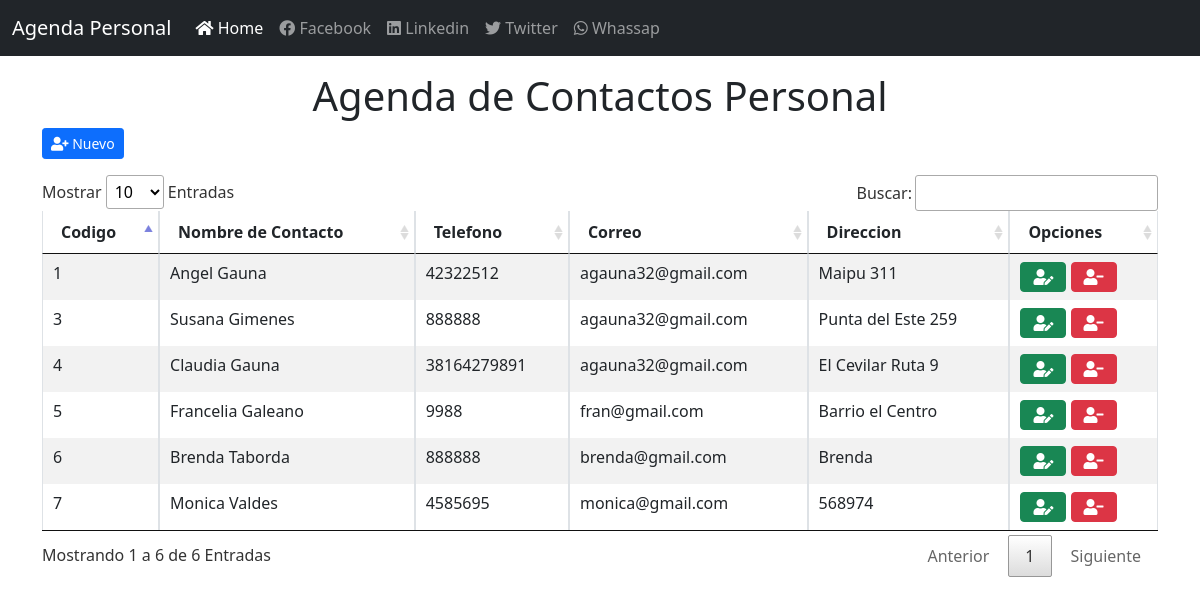
The page / on the database its author committed.
### tables this page shows
CREATE TABLE `personas` (
  `id` bigint(20) UNSIGNED NOT NULL,
  `Nombre` varchar(255) DEFAULT NULL,
  `Telefono` varchar(255) DEFAULT NULL,
  `Correo` varchar(255) DEFAULT NULL,
  `Direccion` varchar(255) DEFAULT NULL
);

### index.php (the view, shortened to what this page needs)
<html lang="en">
    <head>
      <link href="https://cdn.jsdelivr.net/npm/bootstrap@5.1.3/dist/css/bootstrap.min.css" rel="stylesheet">
      <link rel="stylesheet" href="https://use.fontawesome.com/releases/v5.8.1/css/all.css">
      <link rel="stylesheet" type="text/css" href="DataTables/datatables.min.css"/>
    </head>
    <body>
<nav class="navbar navbar-expand-md navbar-dark bg-dark fixer-top">
  <div class="container-fluid">
    <a class="navbar-brand" href="/index.php">Agenda Personal</a>
    <div class="collapse navbar-collapse" id="navbarCollapse">
      <ul class="navbar-nav me-auto mb-2 mb-md-0">
        <li class="nav-item">
          <a class="nav-link active" aria-current="page" href="index.php"> <span> <i class="fas fa-home"></i> </span> Home</a>
        </li>
        <li class="nav-item">
          <a class="nav-link" href="https://www.facebook.com/angel.gauna.9849" target="_blank"> <span> <i class="fab fa-facebook"></i> </span> Facebook </a>
        </li>
        <li class="nav-item">
          <a class="nav-link" href="https://www.linkedin.com/in/angel-guillermo-gauna-90676110a" target="_blank"> <span>  <i class="fab fa-linkedin"></i></i> </span> Linkedin </a>
        </li>
        <li class="nav-item">
          <a class="nav-link" href="https://twitter.com/agauna32" target="_blank"> <span>  <i class="fab fa-twitter"></i> </span> Twitter </a>
        </li>
        <li class="nav-item">
          <a class="nav-link" href=" https://web.whatsapp.com/" target="_blank"> <span>  <i class="fab fa-whatsapp"></i> </span> Whassap </a>
        </li>
      </ul>
    </div>
  </div>
</nav>
<div class="container">
  <h1 class="page-header text-center" style="margin-top:16px"> Agenda de Contactos Personal </h1>
  <div class="row">
      <div class="col-sm-12">
      <button type="button" class="btn btn-primary btn-sm" data-toggle="modal" data-target="#exampleModal"> <span> <i class="fas fa-user-plus"></i> Nuevo </span> </button>
      </div>
      <div class="col-md-12">
            <table class="table table-bordered table-striped" id="tableContact" style="margin-top:16px">
              <thead>
                  <th> Codigo </th>
                  <th> Nombre de Contacto </th>
                  <th> Telefono </th>
                  <th> Correo </th>
                  <th> Direccion </th>
                  <th> Opciones </th>
              </thead>
              <tbody>
                <?php
                      $database = new Connection();
                      $db =  $database->open();
                      try {
                        $sql = "SELECT * FROM personas ORDER BY id DESC";
                        foreach ($db->query($sql) as $row) {
                ?>
                    <tr>
                        <td> <?php echo $row['id'];?> </td>
                        <td> <?php echo $row['Nombre'];?> </td>
                        <td> <?php echo $row['Telefono'];?> </td>
                        <td> <?php echo $row['Correo'];?> </td>
                        <td> <?php echo $row['Direccion'];?> </td>
                        <td>
                            <a href="#edit_<?php echo $row['id']?>" class="btn btn-success" data-toggle="modal" data-target="#edit_<?php echo $row['id']?>"> <span> <i class="fas fa-user-edit"></i> </span> </a>
                            <a href="#delete_<?php echo $row['id']?>" class="btn btn-danger"  data-toggle="modal" data-target="#delete_<?php echo $row['id']?>"> <span> <i class="fas fa-user-minus"></i>  </span> </a>
                        </td>
                    </tr>
                <?php
                        }
                    }
                    catch (PDOException $e) {
                        echo 'Hay Problemas con la conexion : '.$e->getMessage();
                    }
                ?>
              </tbody>
            </table>
      </div>
  </div>
  </body>
</html>

### rows shown on the page
personas: id "7", Nombre "Monica Valdes", Telefono "4585695", Correo "monica@gmail.com", Direccion "568974"
personas: id "6", Nombre "Brenda Taborda", Telefono "888888", Correo "brenda@gmail.com", Direccion "Brenda"
personas: id "5", Nombre "Francelia Galeano", Telefono "9988", Correo "fran@gmail.com", Direccion "Barrio el Centro"
personas: id "4", Nombre "Claudia Gauna", Telefono "38164279891", Correo "agauna32@gmail.com", Direccion "El Cevilar Ruta 9"
personas: id "3", Nombre "Susana Gimenes", Telefono "888888", Correo "agauna32@gmail.com", Direccion "Punta del Este 259"
personas: id "1", Nombre "Angel Gauna", Telefono "42322512", Correo "agauna32@gmail.com", Direccion "Maipu 311"
